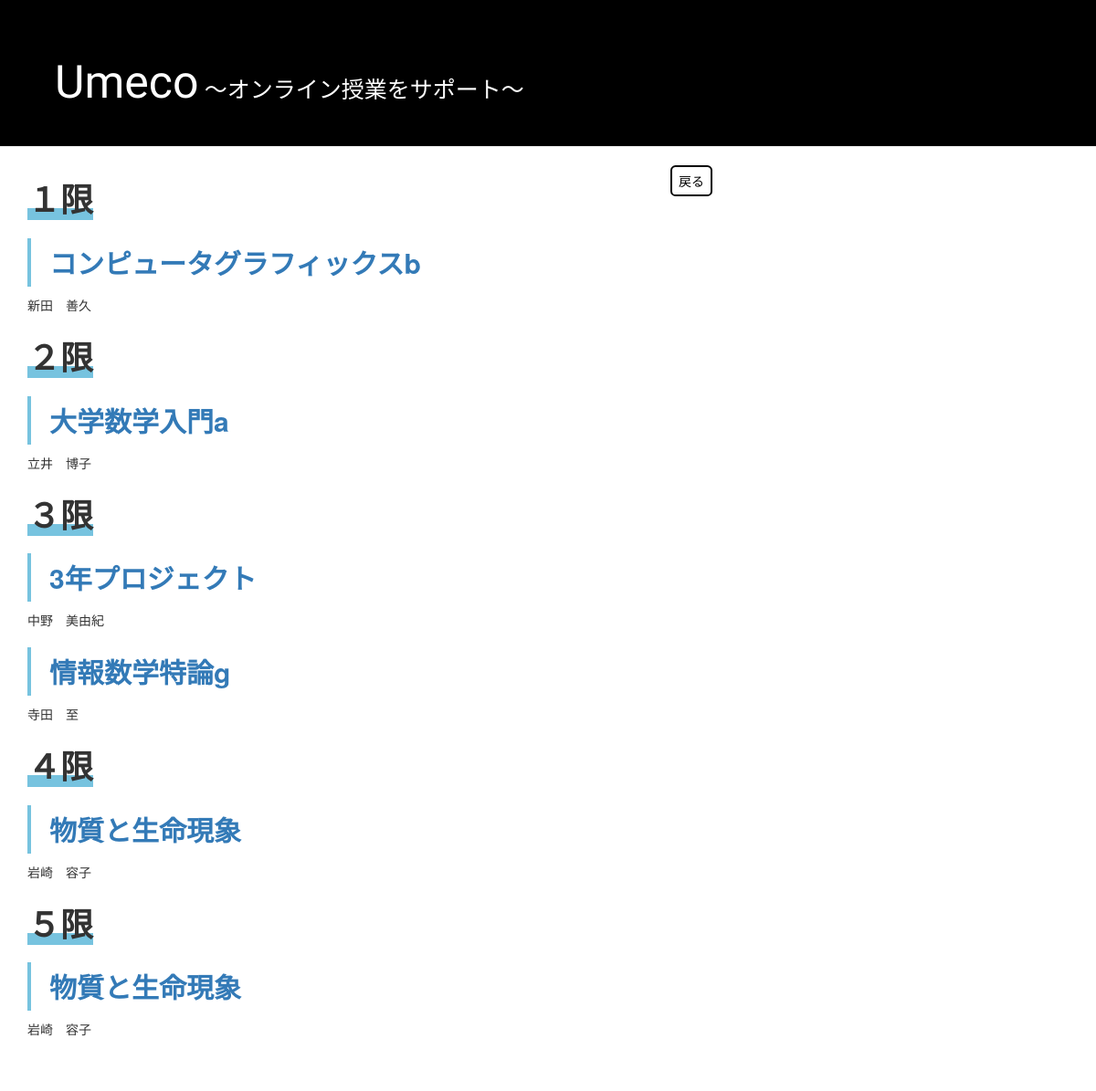
The page /post_list3/ on the database its author committed.
### blog/models.py (models this page shows, shortened)
class Post3(models.Model):
    author = models.ForeignKey(settings.AUTH_USER_MODEL, on_delete=models.CASCADE)
    title = models.CharField(max_length=200)
    text = models.TextField()
    pursose = models.TextField()
    terget = models.TextField()
    course = models.TextField()
    textbook = models.TextField()
    evaluation = models.TextField()
    created_date = models.DateTimeField(default=timezone.now)
    published_date = models.DateTimeField(blank=True, null=True)
    time = models.CharField(max_length=20)
    t_mail = models.CharField(max_length=200)
    subjecturl =  models.TextField()
    sllabus = models.TextField()
    homework = models.TextField()
    lesson = models.TextField()
    regi = models.CharField(max_length=5)

### blog/views.py (the view)
# urls.py: path('post_list3/', views.post_list3, name='post_list3'),
def post_list3(request):
    post3s = Post3.objects.filter(published_date__lte=timezone.now()).order_by('published_date')
    return render(request, 'blog/post_list3.html', {'post3s': post3s})

### blog/templates/blog/post_list3.html
{% extends 'blog/base.html' %}
{% block content %}
<a href="/course" class="back">
   戻る
</a>
<br>
<h1>１限</h1>
{% for post3 in post3s %}
{% if post3.time == "1" %}
<div class="post">
  <h2><a href="{% url 'post_detail3' pk=post3.pk %}">{{ post3.title }}</a></h2>
  <p>{{ post3.text|linebreaksbr }}</p>
</div>
{% endif %}
{% endfor %}
<br>
<h1>２限</h1>
{% for post3 in post3s %}
{% if post3.time == "2" %}
<div class="post">
  <h2><a href="{% url 'post_detail3' pk=post3.pk %}">{{ post3.title }}</a></h2>
  <p>{{ post3.text|linebreaksbr }}</p>
</div>
{% endif %}
{% endfor %}
<br>
<h1>３限</h1>
{% for post3 in post3s %}
{% if post3.time == "3" %}
<div class="post">
  <h2><a href="{% url 'post_detail3' pk=post3.pk %}">{{ post3.title }}</a></h2>
  <p>{{ post3.text|linebreaksbr }}</p>
</div>
{% endif %}
{% endfor %}
<br>
<h1>４限</h1>
{% for post3 in post3s %}
{% if post3.time == "4" %}
<div class="post">
  <h2><a href="{% url 'post_detail3' pk=post3.pk %}">{{ post3.title }}</a></h2>
  <p>{{ post3.text|linebreaksbr }}</p>
</div>
{% endif %}
{% endfor %}
<br>
<h1>５限</h1>
{% for post3 in post3s %}
{% if post3.time == "4" %}
<div class="post">
  <h2><a href="{% url 'post_detail3' pk=post3.pk %}">{{ post3.title }}</a></h2>
  <p>{{ post3.text|linebreaksbr }}</p>
</div>
{% endif %}
{% endfor %}
<br>
{% endblock %}

### blog/static/css/class.css (style rules this page uses)
body { margin:0; margin-bottom:5%; }
.back { display:inline-block; border-radius: 0.4em; margin-bottom:15px; border: 2px solid; color:black; padding:5px 7px; float:right; }
h1 { font-weight:bolder; }
.post h2 { font-weight:bolder; padding: 1rem 2rem; border-left: 4px solid rgb(119, 195, 223); color: black; }
h1 { font-weight:bolder; background: linear-gradient(transparent 70%, rgb(119, 195, 223) 70%); display:inline; font-family:'Carter One'; }

### rows shown on the page
Post3: title "コンピュータグラフィックスb", text "新田 善久"
Post3: title "大学数学入門a", text "立井 博子"
Post3: title "3年プロジェクト", text "中野 美由紀"
Post3: title "情報数学特論g", text "寺田 至"
Post3: title "物質と生命現象", text "岩崎 容子"
